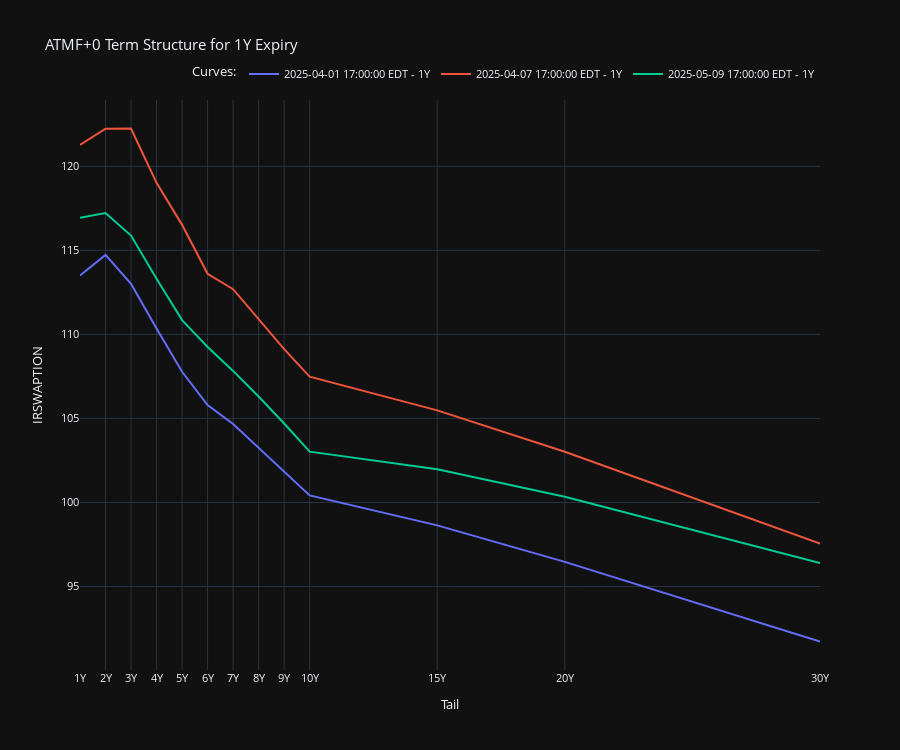

Notebook code cell kept with this figure:
### Code cell
usd_swaptions.term_structure_plotter(dates=[datetime(2025, 4, 1), datetime(2025, 4, 7), datetime(2025, 5, 9)], expiry="1Y")

### Figure 1 — Plotly figure (JSON) as saved in the notebook; plotly's stock layout.template omitted (floating-point values rounded to 4 significant figures)
{"data": [{"mode": "lines", "name": "2025-04-01 17:00:00 EDT - 1Y", "type": "scatter", "x": [12, 24, 36, 48, 60, 72, 84, 96, 108, 120, 180, 240, 360], "y": [113.5, 114.7, 113.0, 110.3, 107.8, 105.8, 104.7, 103.3, 101.8, 100.4, 98.64, 96.47, 91.73]}, {"mode": "lines", "name": "2025-04-07 17:00:00 EDT - 1Y", "type": "scatter", "x": [12, 24, 36, 48, 60, 72, 84, 96, 108, 120, 180, 240, 360], "y": [121.3, 122.2, 122.2, 119.0, 116.5, 113.6, 112.7, 110.9, 109.1, 107.5, 105.5, 103.0, 97.55]}, {"mode": "lines", "name": "2025-05-09 17:00:00 EDT - 1Y", "type": "scatter", "x": [12, 24, 36, 48, 60, 72, 84, 96, 108, 120, 180, 240, 360], "y": [116.9, 117.2, 115.9, 113.3, 110.8, 109.3, 107.8, 106.3, 104.7, 103.0, 102.0, 100.3, 96.39]}], "layout": {"font": {"size": 11}, "height": 750, "legend": {"orientation": "h", "title": {"text": "Curves:"}, "x": 1, "xanchor": "right", "y": 1.02, "yanchor": "bottom"}, "showlegend": true, "title": {"text": "ATMF+0 Term Structure for 1Y Expiry"}, "xaxis": {"showgrid": true, "showspikes": true, "spikecolor": "white", "spikemode": "across", "spikesnap": "cursor", "ticktext": ["1Y", "2Y", "3Y", "4Y", "5Y", "6Y", "7Y", "8Y", "9Y", "10Y", "15Y", "20Y", "30Y"], "tickvals": [12, 24, 36, 48, 60, 72, 84, 96, 108, 120, 180, 240, 360], "title": {"text": "Tail"}}, "yaxis": {"showgrid": true, "showspikes": true, "spikecolor": "white", "spikesnap": "cursor", "spikethickness": 0.5, "title": {"text": "IRSWAPTION"}}}}
